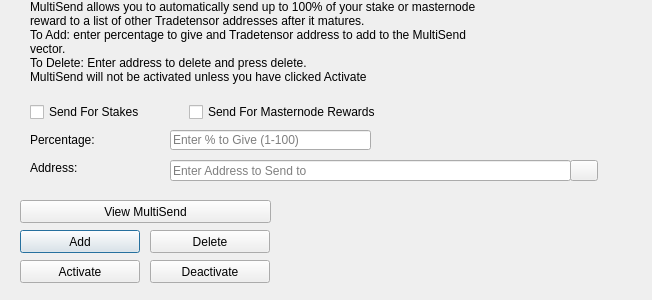
<?xml version="1.0" encoding="UTF-8"?>
<ui version="4.0">
 <class>MultiSendDialog</class>
 <widget class="QDialog" name="MultiSendDialog">
  <property name="windowModality">
   <enum>Qt::NonModal</enum>
  </property>
  <property name="geometry">
   <rect>
    <x>0</x>
    <y>0</y>
    <width>652</width>
    <height>300</height>
   </rect>
  </property>
  <property name="windowTitle">
   <string>MultiSend</string>
  </property>
  <widget class="QLineEdit" name="multiSendPercentEdit">
   <property name="geometry">
    <rect>
     <x>170</x>
     <y>130</y>
     <width>201</width>
     <height>20</height>
    </rect>
   </property>
   <property name="toolTip">
    <string>Enter whole numbers 1 - 100</string>
   </property>
   <property name="placeholderText">
    <string>Enter % to Give (1-100)</string>
   </property>
  </widget>
  <widget class="QLineEdit" name="multiSendAddressEdit">
   <property name="geometry">
    <rect>
     <x>170</x>
     <y>160</y>
     <width>401</width>
     <height>21</height>
    </rect>
   </property>
   <property name="toolTip">
    <string/>
   </property>
   <property name="placeholderText">
    <string>Enter Address to Send to</string>
   </property>
  </widget>
  <widget class="QLabel" name="label_2">
   <property name="geometry">
    <rect>
     <x>30</x>
     <y>0</y>
     <width>451</width>
     <height>121</height>
    </rect>
   </property>
   <property name="lineWidth">
    <number>1</number>
   </property>
   <property name="text">
    <string>MultiSend allows you to automatically send up to 100% of your stake or masternode reward to a list of other Tradetensor addresses after it matures.
To Add: enter percentage to give and Tradetensor address to add to the MultiSend vector.
To Delete: Enter address to delete and press delete.
MultiSend will not be activated unless you have clicked Activate</string>
   </property>
   <property name="alignment">
    <set>Qt::AlignLeading|Qt::AlignLeft|Qt::AlignTop</set>
   </property>
   <property name="wordWrap">
    <bool>true</bool>
   </property>
  </widget>
  <widget class="QLabel" name="message">
   <property name="geometry">
    <rect>
     <x>290</x>
     <y>200</y>
     <width>351</width>
     <height>91</height>
    </rect>
   </property>
   <property name="text">
    <string/>
   </property>
  </widget>
  <widget class="QPushButton" name="addButton">
   <property name="geometry">
    <rect>
     <x>20</x>
     <y>230</y>
     <width>120</width>
     <height>23</height>
    </rect>
   </property>
   <property name="toolTip">
    <string/>
   </property>
   <property name="statusTip">
    <string>Add to MultiSend Vector</string>
   </property>
   <property name="text">
    <string>Add</string>
   </property>
  </widget>
  <widget class="QPushButton" name="disableButton">
   <property name="geometry">
    <rect>
     <x>150</x>
     <y>260</y>
     <width>120</width>
     <height>23</height>
    </rect>
   </property>
   <property name="statusTip">
    <string>Deactivate MultiSend</string>
   </property>
   <property name="text">
    <string>Deactivate</string>
   </property>
  </widget>
  <widget class="QPushButton" name="addressBookButton">
   <property name="geometry">
    <rect>
     <x>570</x>
     <y>160</y>
     <width>28</width>
     <height>21</height>
    </rect>
   </property>
   <property name="toolTip">
    <string>Choose an address from the address book</string>
   </property>
   <property name="text">
    <string/>
   </property>
   <property name="icon">
    <iconset resource="../tradetensor.qrc">
     <normaloff>:/icons/address-book</normaloff>:/icons/address-book</iconset>
   </property>
   <property name="shortcut">
    <string>Alt+A</string>
   </property>
   <property name="autoDefault">
    <bool>false</bool>
   </property>
  </widget>
  <widget class="QLabel" name="label">
   <property name="geometry">
    <rect>
     <x>30</x>
     <y>130</y>
     <width>121</width>
     <height>20</height>
    </rect>
   </property>
   <property name="toolTip">
    <string>Percentage of stake to send</string>
   </property>
   <property name="text">
    <string>Percentage:</string>
   </property>
  </widget>
  <widget class="QLabel" name="label_5">
   <property name="geometry">
    <rect>
     <x>30</x>
     <y>160</y>
     <width>111</width>
     <height>16</height>
    </rect>
   </property>
   <property name="toolTip">
    <string>Address to send portion of stake to</string>
   </property>
   <property name="text">
    <string>Address:</string>
   </property>
  </widget>
  <widget class="QPushButton" name="deleteButton">
   <property name="geometry">
    <rect>
     <x>150</x>
     <y>230</y>
     <width>120</width>
     <height>23</height>
    </rect>
   </property>
   <property name="toolTip">
    <string/>
   </property>
   <property name="statusTip">
    <string>Delete Address From MultiSend Vector</string>
   </property>
   <property name="text">
    <string>Delete</string>
   </property>
  </widget>
  <widget class="QPushButton" name="activateButton">
   <property name="geometry">
    <rect>
     <x>20</x>
     <y>260</y>
     <width>120</width>
     <height>23</height>
    </rect>
   </property>
   <property name="statusTip">
    <string>Activate MultiSend</string>
   </property>
   <property name="text">
    <string>Activate</string>
   </property>
  </widget>
  <widget class="QPushButton" name="viewButton">
   <property name="geometry">
    <rect>
     <x>20</x>
     <y>200</y>
     <width>251</width>
     <height>23</height>
    </rect>
   </property>
   <property name="toolTip">
    <string/>
   </property>
   <property name="statusTip">
    <string>View MultiSend Vector</string>
   </property>
   <property name="text">
    <string>View MultiSend</string>
   </property>
  </widget>
  <widget class="QWidget" name="horizontalLayoutWidget">
   <property name="geometry">
    <rect>
     <x>30</x>
     <y>100</y>
     <width>351</width>
     <height>24</height>
    </rect>
   </property>
   <layout class="QHBoxLayout" name="horizontalLayout">
    <item>
     <widget class="QCheckBox" name="multiSendStakeCheckBox">
      <property name="text">
       <string>Send For Stakes</string>
      </property>
     </widget>
    </item>
    <item>
     <widget class="QCheckBox" name="multiSendMasternodeCheckBox">
      <property name="text">
       <string>Send For Masternode Rewards</string>
      </property>
     </widget>
    </item>
   </layout>
  </widget>
 </widget>
 <resources>
  <include location="../tradetensor.qrc"/>
 </resources>
 <connections/>
</ui>
